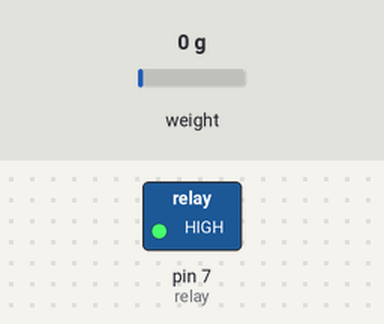
Bench run of a sketch on a simulated Arduino Uno, built with avr-gcc and run on an emulated ATmega328P. Parts: switched loads named in the sketch (green lamp = pin HIGH). Inputs (shaded band) come from the test bench; at power-on: weight on the scale 0 g. What the sketch prints to the serial monitor is not drawn.

Above: at 1.1 s.
At 1.7 s:
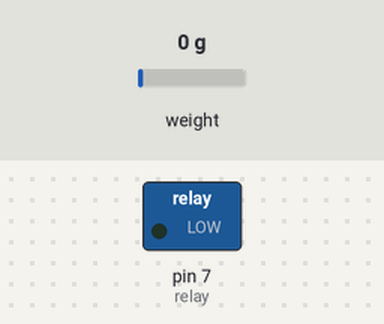
Timing chart, 0 to 3.2 s (numbered marks = the images above):
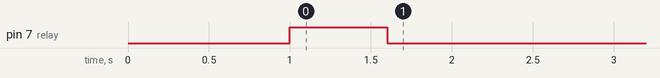

The sketch:

LoadCellPlotter.ino
```cpp
#include "HX711.h"

HX711 scale;

uint8_t dataPin = 3;
uint8_t clockPin = 2;
int relay = 7;
//bool firesent = false;

void setup() {
  pinMode(relay, OUTPUT);
  digitalWrite(relay, LOW);


  Serial.begin(115200);

  scale.begin(dataPin, clockPin);
  scale.set_scale(100.319198);  // Calibrate this value for your setup
  scale.tare();


  digitalWrite(relay, HIGH);
  delay(600);  // Keep firing relay on for 500 ms
  digitalWrite(relay, LOW);
}

void loop() {

  float weight = scale.get_units();
  if (abs(weight) > 0.8) {               // Adjust this threshold as needed
    weight = (weight / 1000) * 9.80665;  // Converting grams to Newtons
    Serial.println(weight, 5);
  } else {
    Serial.println(0.00000, 5);
  }

  // No delay here to allow for rapid measurements
}
```
